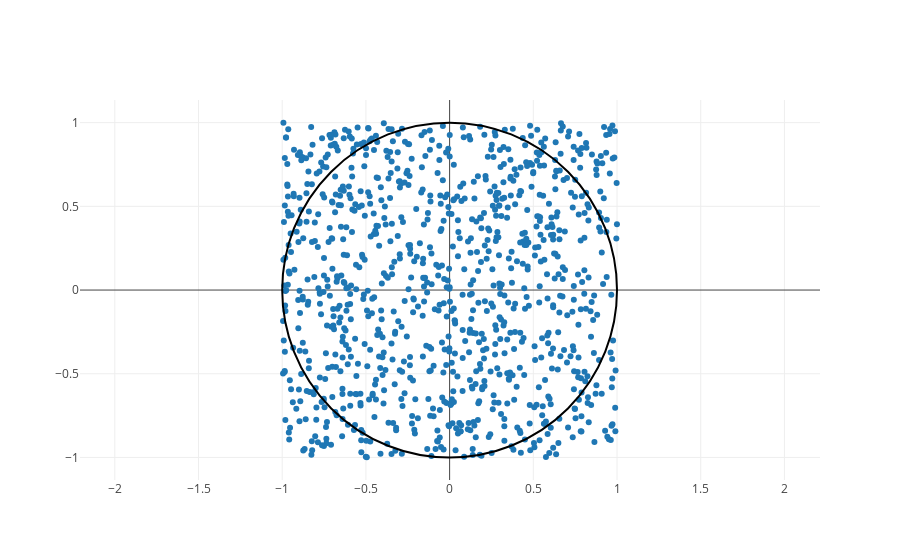

Here is the notebook cell this chart was saved with:
### Markdown cell above
## Sampling π


### Basic properties

The probability is just the ratio between the area of the circle and that of the square, i.e:

$$\mathbb{P}[s_i = 4] = \frac{\mathcal{A}_{circle}}{\mathcal{A}_{square}}$$

  The mean and variance are easily determined:

$$
\begin{align*}
m &= \mathbb{E}[s_i] = \frac{\pi}{4} \cdot 4 + 0 = \pi \\
\Delta &= \mathbb{E}[s_i^2] - \mathbb{E}[s_i]^2 = 4 \cdot \pi - \pi^2 = \pi(4 - \pi)
\end{align*}
$$


### Estimators

The estimators $\hat{m}$ and $\hat{\Delta}$ are both unbiased. In fact:

$$
\begin{align*}
\mathbb{E}[\hat{m}] &= \frac{1}{N} \cdot N \cdot \mathbb{E}[s_i] = m \qquad \mathrm{\blacksquare}
\end{align*}
$$

$$
\begin{align*}
\mathbb{E}[\hat{\Delta}] &= \frac{1}{N-1} \sum_{i = 1}^{N} (\mathbb{E}[s_i^2] - \mathbb{E}[\hat{m}^2]) 
= \frac{N}{N-1} \{ \mathbb{E}[s_i^2] - \frac{1}{N}\mathbb{E}[s_i^2] - (N - 1)\mathbb{E}[s_i]^2 \} = (\mathbb{E}[s_i^2] - \mathbb{E}[s_i]^2) = \Delta \qquad \mathrm{\blacksquare}
\end{align*}
$$

### Code cell
# Sample in a square 
x, y = np.random.uniform(-1, 1, (2, 1000))

# Visualize the sampling
data = [Scatter(x=x, y=y, mode='markers')]
lyt = Layout(
    yaxis=dict(scaleanchor="x"),
    shapes=[{'type': 'circle', 'x0': -1, 'y0': -1, 'x1': 1, 'y1': 1}]
)
py.iplot(Figure(data=data, layout=lyt))

### Figure 1 — Plotly figure (JSON) as saved in the notebook; plotly's stock layout.template omitted (floating-point values rounded to 4 significant figures; data arrays with more than 128 entries replaced by an {"elided": "..."} marker saying what was removed)
{"data": [{"mode": "markers", "type": "scatter", "x": {"elided": "1000 float values"}, "y": {"elided": "1000 float values"}}], "layout": {"shapes": [{"type": "circle", "x0": -1, "x1": 1, "y0": -1, "y1": 1}], "yaxis": {"scaleanchor": "x"}}}
